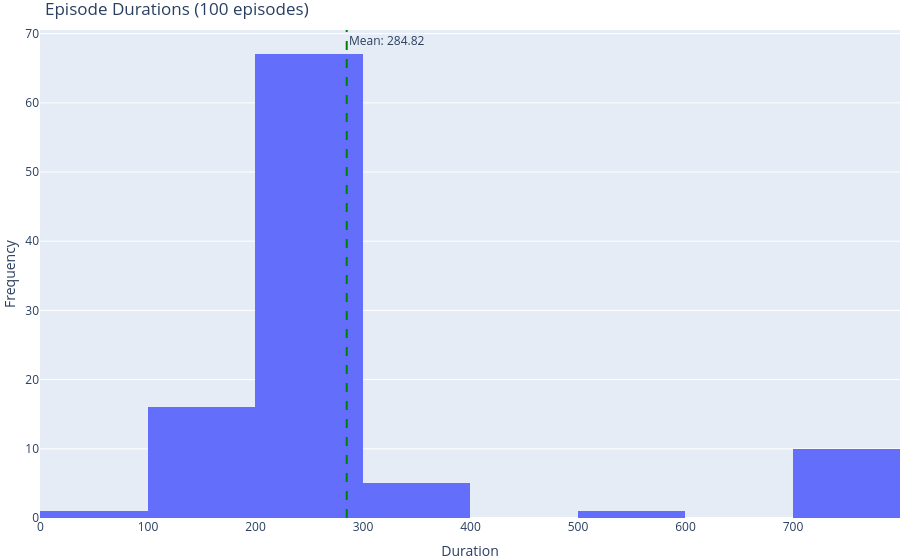

Notebook code for this chart:
### Markdown cell above
# Plot the evaluation results

The cartpole assignment is considered solved when the agent can pass all steps in a given episode without the pole falling over. Here, we've limited the evaluation to 750 steps, so we should see over 700 steps on average in our durations histogram below.

### Code cell
mean_duration = np.mean(durations)
fig = px.histogram(x=durations, title=f"Episode Durations ({len(durations)} episodes)")
fig.add_vline(x = mean_duration, line_dash="dash", line_color="green", annotation_text=f"Mean: {np.mean(durations):.2f}", annotation_position="top right")
fig.update_layout(xaxis_title="Duration", yaxis_title="Frequency", showlegend=False, margin=dict(l=0, r=0, t=30, b=0))
fig.show()
print(f"Mean duration: {mean_duration:.2f} steps")

### Figure 1 — Plotly figure (JSON) as saved in the notebook; plotly's stock layout.template omitted (floating-point values rounded to 4 significant figures)
{"data": [{"bingroup": "x", "hovertemplate": "x=%{x}<br>count=%{y}<extra></extra>", "legendgroup": "", "marker": {"color": "#636efa", "pattern": {"shape": ""}}, "name": "", "orientation": "v", "showlegend": false, "type": "histogram", "x": [289, 206, 152, 229, 258, 242, 219, 749, 749, 259, 749, 252, 226, 190, 259, 200, 278, 240, 155, 214, 380, 237, 219, 266, 153, 258, 749, 293, 282, 299, 224, 247, 216, 317, 93, 240, 749, 221, 749, 273, 140, 149, 270, 243, 262, 238, 254, 210, 159, 283, 231, 221, 231, 227, 749, 157, 118, 190, 254, 244, 212, 336, 230, 262, 264, 226, 204, 145, 236, 501, 270, 205, 106, 202, 223, 286, 250, 343, 256, 131, 210, 268, 246, 106, 749, 749, 247, 196, 296, 248, 362, 229, 250, 250, 247, 226, 104, 217, 749, 235], "xaxis": "x", "yaxis": "y"}], "layout": {"annotations": [{"showarrow": false, "text": "Mean: 284.82", "x": 284.8, "xanchor": "left", "xref": "x", "y": 1, "yanchor": "top", "yref": "y domain"}], "barmode": "relative", "legend": {"tracegroupgap": 0}, "margin": {"b": 0, "l": 0, "r": 0, "t": 30}, "shapes": [{"line": {"color": "green", "dash": "dash"}, "type": "line", "x0": 284.8, "x1": 284.8, "xref": "x", "y0": 0, "y1": 1, "yref": "y domain"}], "showlegend": false, "title": {"text": "Episode Durations (100 episodes)"}, "xaxis": {"anchor": "y", "domain": [0, 1], "title": {"text": "Duration"}}, "yaxis": {"anchor": "x", "domain": [0, 1], "title": {"text": "Frequency"}}}}
